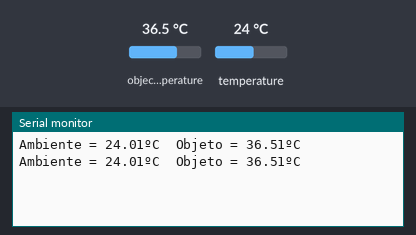
A sketch run on a simulated Arduino Uno, built with avr-gcc and run on an emulated ATmega328P. On the bench: the last lines printed to the serial monitor. The inputs (shaded band) are chosen by the test bench; at power-on: object temperature 36.5 °C, temperature 24 °C.

Above: at 1.8 s.
1.9 s: object temperature set to 20 °C
At 2.5 s:
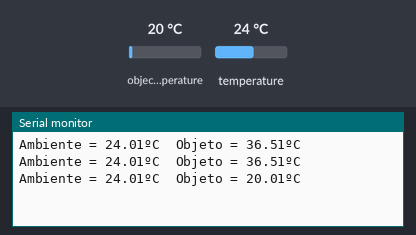
3.4 s: temperature set to 12 °C
At 4.7 s:
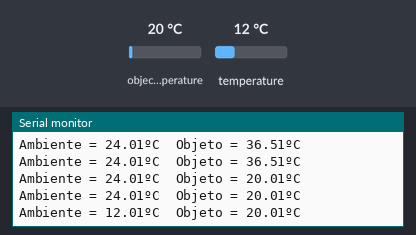
4.9 s: object temperature set to 26 °C
At 5.8 s:
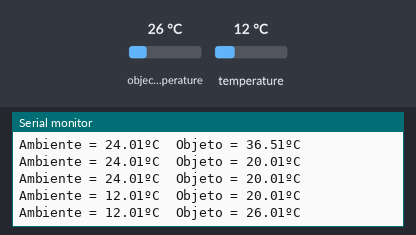
Timing chart, 0 to 7.9 s (numbered marks = the images above; inputs shaded):
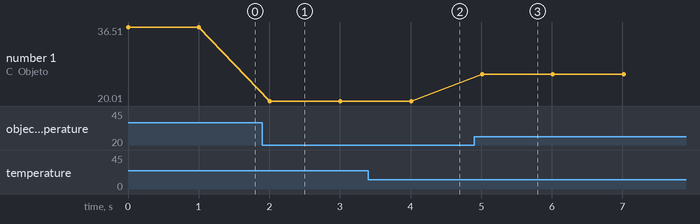

Measured:
- after the input at 1.9 s, the serial monitor: prints a new line after 0.11 s (image 1)
- after the input at 3.4 s, the serial monitor: prints a new line after 0.61 s (image 2)
- after the input at 4.9 s, the serial monitor: prints a new line after 0.11 s (image 3)
- plotted number 1: 36.51 → 20.01 after the input at 1.9 s, 20.01 → 26.01 after the input at 4.9 s

The sketch:

MLX__90614_single_IR.ino
```cpp
#include <Wire.h>
#include <Adafruit_MLX90614.h>


//Declarando Sensor
Adafruit_MLX90614 mlx = Adafruit_MLX90614();

//configuração
void setup()
{
  Serial.begin(9600);
  mlx.begin();

}
//******Criação do loop*******
void loop()
{
  // ________________Leitura do Sensor___________


  //****Exibição do painel serial***   (usado para visualizar os dados pelo computador )
  Serial.print("Ambiente = ");
  Serial.print(mlx.readAmbientTempC());
  Serial.print("ºC\tObjeto = ");
  Serial.print(mlx.readObjectTempC());
  Serial.print("ºC   ");

  Serial.println();


  delay(1000);
}
```
